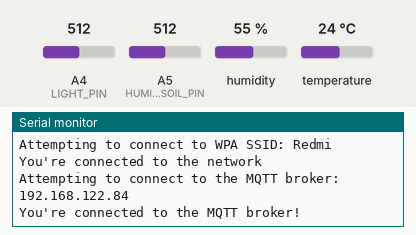
Simulated run of this sketch. Board: Arduino MKR. Parts: the last lines printed to the serial monitor. The inputs (shaded band) are chosen by the test bench; at power-on: humidity 55 %, A4 (LIGHT_PIN) = 512, A5 (HUMIDITY_SOIL_PIN) = 512, temperature 24 °C. WiFi joins after 1.5 s; servers stay silent unless stated; no MQTT or app messages arrive unless stated.

Above: at 2.7 s.
2.8 s: humidity set to 22 %
At 3.6 s:
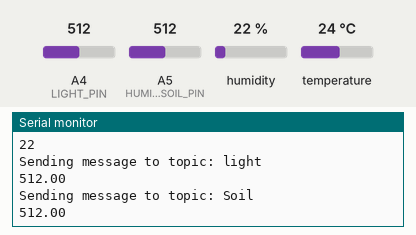
6.9 s: A4 (LIGHT_PIN) set to 716
At 9.4 s:
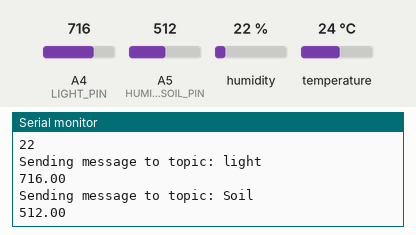
11.0 s: A5 (HUMIDITY_SOIL_PIN) set to 306
At 12.9 s:
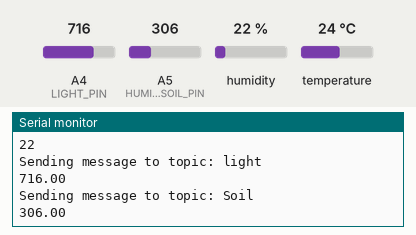
15.1 s: temperature set to 12 °C
19.2 s: A4 (LIGHT_PIN) set to 992
At 22.2 s:
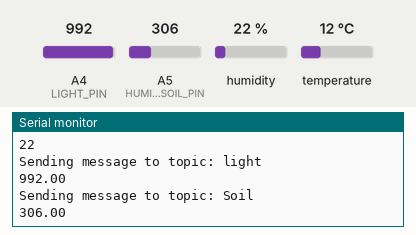
23.3 s: A5 (HUMIDITY_SOIL_PIN) set to 30
At 24.4 s:
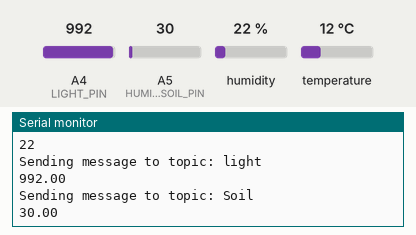
Timing chart, 0 to 26.3 s (numbered marks = the images above; inputs shaded):
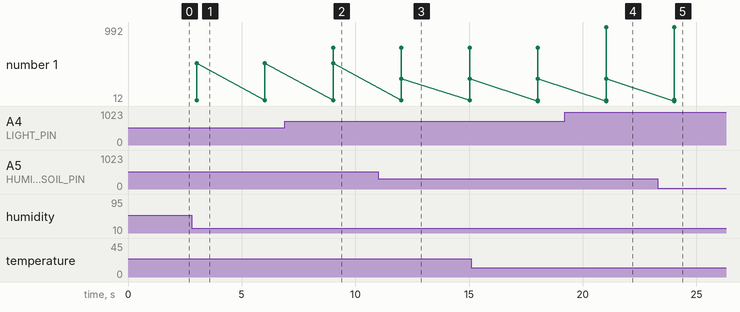

Measured:
- after the input at 2.8 s, the serial monitor: prints a new line after 0.22 s (image 1)
- after the input at 6.9 s, the serial monitor: prints a new line after 2.1 s (image 2)
- after the input at 11.0 s, the serial monitor: prints a new line after 1.0 s (image 3)
- after the input at 19.2 s, the serial monitor: prints a new line after 1.8 s (image 4)
- after the input at 23.3 s, the serial monitor: prints a new line after 0.73 s (image 5)
- plotted number 1: 512 → 306 after the input at 11.0 s, 306 → 30 after the input at 23.3 s

The sketch:

arduinoMQTTPublisher.ino
```cpp
#include <ArduinoMqttClient.h>
#include <WiFiNINA.h>
#include "passwordMQTT.h"
#include <dht11.h>

#define DHT11PIN 13
#define LIGHT_PIN A4
#define HUMIDITY_SOIL_PIN A5

char ssid[] = SECRET_SSID;
char pass[] = SECRET_PASS;

WiFiClient wifiClient;
MqttClient mqttClient(wifiClient);

const char broker[] = "192.168.122.84";
int port = 1883;

const char dhtTopicTemperature[] = "DHT11Temp";
const char dhtTopicHumidity[] = "DHT11Hum";
const char lightTopic[] = "light";
const char humiditySoilTopic[] = "Soil";

float lightValue;
float soilHumidity;

dht11 dhtSensor;

const long interval =3000;
unsigned long previousMillis = 0;

void setup()
{
  Serial.begin(9600);
  while (!Serial)
  {
    ;
  }

  //connecting to the SSID
  Serial.print("Attempting to connect to WPA SSID: ");
  Serial.println(ssid);
  while (WiFi.begin(ssid, pass) != WL_CONNECTED)
  {
    Serial.print(".");
    delay(5000);
  }

  Serial.println("You're connected to the network");
  Serial.println();

  Serial.print("Attempting to connect to the MQTT broker: ");
  Serial.println(broker);

  //connecting to the MQTT broker
  if (!mqttClient.connect(broker, port))
  {
    Serial.print("MQTT connection failed! Error code = ");
    Serial.println(mqttClient.connectError());
    while (1)
      ;
  }

  Serial.println("You're connected to the MQTT broker!");
  Serial.println();

  //setting the analog pins to INPUT
  //this includes the photoresistor and the soil sensor
  pinMode(LIGHT_PIN, INPUT);
  pinMode(HUMIDITY_SOIL_PIN, INPUT);
}

void loop()
{

  mqttClient.poll();

  unsigned long currentMillis = millis();

  if (currentMillis - previousMillis >= interval)
  {
    //every 3 seconds there will be an update to the data that is published
    previousMillis = currentMillis;

    //check the DHT11 for its data (temperature and humidity in %)
    int check = dhtSensor.read(DHT11PIN);

    //get the data from the photoresistor (the more light the lower the value)
    lightValue = analogRead(LIGHT_PIN);

    //get the data from the soil sensor (%)
    soilHumidity = analogRead(HUMIDITY_SOIL_PIN);

    //printing the information that is being published to the serial monitor
    Serial.print("Sending message to topic: ");
    Serial.println(dhtTopicTemperature);
    Serial.println(dhtSensor.temperature);
    Serial.println(dhtTopicHumidity);
    Serial.println(dhtSensor.humidity);

    //publishing the humidity data from the DHT11 to the topic "dhtTopicHumidity"
    mqttClient.beginMessage(dhtTopicHumidity);
    mqttClient.println((float)dhtSensor.humidity, 2);
    mqttClient.endMessage();

    //publishing the temperature data from the DHT11 to the topic "dhtTopicTemperature"
    mqttClient.beginMessage(dhtTopicTemperature);
    mqttClient.println((float)dhtSensor.temperature, 2);
    mqttClient.endMessage();

    //printing the information that is being published to the serial monitor
    Serial.print("Sending message to topic: ");
    Serial.println(lightTopic);
    Serial.println(lightValue);

    //publishing the data from the photoresistor to the topic "lightTopic"
    mqttClient.beginMessage(lightTopic);
    mqttClient.println(lightValue);
    mqttClient.endMessage();

    //printing the information that is being published to the serial monitor
    Serial.print("Sending message to topic: ");
    Serial.println(humiditySoilTopic);
    Serial.println(soilHumidity);

    //publishing the data from the soil sensor to the topic "humiditySoilTopic"
    mqttClient.beginMessage(humiditySoilTopic);
    mqttClient.println(soilHumidity);
    mqttClient.endMessage();

    //new line
    Serial.println();
  }
}
```

passwordMQTT.h
```cpp
#define SECRET_SSID "Redmi"
#define SECRET_PASS "redmi12345"
```
